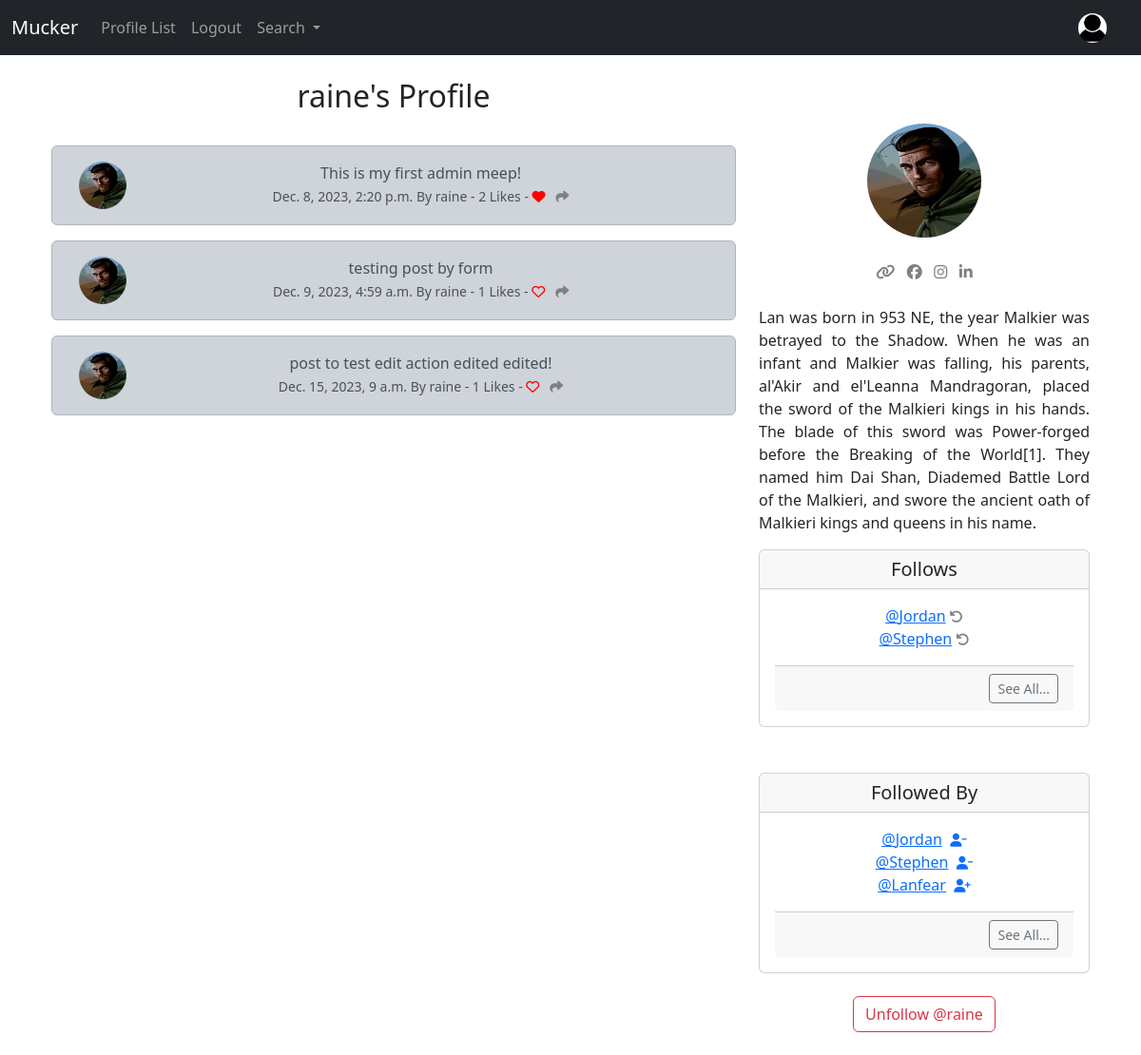
The app's page /profile/1 (signed in) with its own data.
### musker/models.py (models this page shows, shortened)
class Profile(models.Model):
	user = models.OneToOneField(User, on_delete=models.CASCADE)
	follows = models.ManyToManyField("self",
		related_name = "followed_by",
		symmetrical = False,
		blank = True)
	date_modifed = models.DateTimeField(User, auto_now = True)
	profile_image = models.ImageField(null=True, blank=True, upload_to="images/")
	profile_bio = models.CharField(null = True, blank=True, max_length=500)
	homepage_link = models.CharField(null = True, blank=True, max_length=100)
	facebook_link = models.CharField(null = True, blank=True, max_length=100)
	instagram_link = models.CharField(null = True, blank=True, max_length=100)
	linkedin_link = models.CharField(null = True, blank=True, max_length=100)
	def __str__(self):
		return self.user.username

class Meep(models.Model):
	user = models.ForeignKey(
		User, related_name = "meeps",
		on_delete = models.DO_NOTHING
		)
	body = models.CharField(max_length = 200)
	created_at = models.DateTimeField(auto_now_add = True)
	likes = models.ManyToManyField(User, related_name="meep_like",  blank=True)
	def number_of_likes(self):
		return self.likes.count()

### musker/views.py (the view, shortened to what this page needs)
# urls.py: path('profile/<int:pk>', views.profile, name= 'profile'),
def profile(request,pk):
	if request.user.is_authenticated:
		profile = Profile.objects.get(user_id=pk)
		meeps = Meep.objects.filter(user_id=pk)
		return render(request, "profile.html",
			{'profile': profile,
			"meeps": meeps})
	else:
		messages.success(request,("You must be logged in to view this page.."))
		return redirect('home')

### musker/templates/profile.html (shortened to what this page needs)
{% extends 'base.html' %}
{% load static %}
{% block content%}
	{% if profile %}
		<div class="container text-center">
			<div class="row">
				<div class="col-8">
					<h2>{{ profile.user.username }}'s Profile</h2><br/>
					{% if meeps %}
						{% for meep in meeps %}
							<div class="alert alert-dark" role="alert">
								<div class="container">
									<div class="row">
										<div class="col-1">
											{% if profile.profile_image %}
								    		<img src="{{ profile.profile_image.url }}" width="50"
								    		height="50" class="rounded-circle" alt="{{ profile.user.username }}">
								    	{% else %}
								      	<img src="{% static 'images/pp.jpg' %}" width="50"
								    		height="50" class="rounded-circle" alt="Profile Image">
								      {% endif %}
										</div>
										<div class="col-11">
											{{meep.body}}<br/>
								  		<small class="text-muted">
								  			{{meep.created_at}} By {{meep.user.username}}
								  			- {{ meep.number_of_likes }} Likes -
								  			{% if user in meep.likes.all %}
							  					<a href="{% url 'meep_like' meep.id %}"><i class="fa fa-heart" style="color:red"></i></a>
							  				{% else %}
							  					<a href="{% url 'meep_like' meep.id %}"><i class="fa fa-heart-o" style="color:red"></i></a>
							  				{% endif %}
							  				<a href="{% url 'meep_show' meep.id %}"><i class="fa-solid fa-share" style="color:gray;"></i></a>
								  		</small>
										</div>
									</div>
								</div>
							</div>
						{% endfor %}
					{% endif %}
				</div>
				<div class="col-4">
					<br/><br/>
					{% if profile.profile_image %}
						<img width="120" height="120" class="rounded-circle" src="{{ profile.profile_image.url }}">
						<br/><br/>
					{% endif %}
					{% if profile.homepage_link %}
						<a href="{{ profile.homepage_link }}" target="new" style="color:gray"><i class="fa-solid fa-link"></i></a>
					{% endif %}
					{% if profile.facebook_link %}
						<a href="{{ profile.facebook_link }}" target="new" style="color:gray"><i class="fa-brands fa-facebook"></i></a>
					{% endif %}
					{% if profile.instagram_link %}
						<a href="{{ profile.instagram_link }}" target="new" style="color:gray"><i class="fa-brands fa-instagram"></i></a>
					{% endif %}
					{% if profile.linkedin_link %}
						<a href="{{ profile.linkedin_link }}" target="new" style="color:gray"><i class="fa-brands fa-linkedin-in"></i></a>
					{% endif %}
					<br/><br/>
					{% if profile.profile_bio %}
						<p align="justify">
							{{ profile.profile_bio}}
						</p>
					{% endif %}
					<div class="card">
					  <h5 class="card-header">Follows</h5>
					  <div class="card-body">
					    <p class="card-text">
								{% for following in profile.follows.all %}
									<a href="{% url 'profile' following.user.id %}" >@{{ following }}</a> <a href="{% url 'unfollow' following.user.id %}"><i class="fa fa-undo small" style="color:gray;"></i></a><br/>
								{% endfor %}
					    </p>
					    <div class="card-footer text-end">
								<a href="{% url 'follows' profile.user.id%}"class="btn btn-sm btn-outline-secondary">See All...</a>
							</div>
					  </div>
					</div>
					<br/><br/>
					<div class="card">
					  <h5 class="card-header">Followed By</h5>
					  <div class="card-body">
					    <p class="card-text">
								{% for following in profile.followed_by.all|slice:3 %}
									<a href="{% url 'profile' following.user.id %}" >@{{ following }}</a>&nbsp;
									  {% if following in profile.follows.all %}
									  	<a href="{% url 'unfollow' following.user.id %}"><i class="fa fa-user-minus small"></i></a>
									  {% else %}
									  	<a href="{% url 'follow' following.user.id %}"><i class="fa fa-user-plus small"></i></a>
									  {% endif %}
									<br/>
								{% endfor %}
					    </p>
					    <div class="card-footer text-end">
									<a href="{% url 'followers' profile.user.id%}" class="btn btn-sm btn-outline-secondary">See All...</a>
							</div>
					  </div>
					</div>
					<br/>
					<form method="POST">
						{% if profile in user.profile.follows.all %}
							<button class="btn btn-outline-danger" name="follow" value="unfollow" type="submit">
								Unfollow @{{profile.user.username| lower }}
							</button>
						{% else %}
							<button class="btn btn-outline-success" name="follow" value="follow" type="submit">
								Follow @{{profile.user.username | lower}}
							</button>
						{% endif %}
					</form>
					<br/>
				</div>
			</div>
		</div>
	{% endif %}
{% endblock %}

### records on screen
Profile: user.username "raine", profile_image (picture), profile_bio "Lan was born in 953 NE, the year Malkier was betrayed to the Shadow. When he was an infant and Malkier was falling, his parents, al'Akir and el'Leanna Mandragoran, placed the sword of the Malkieri kings in his hands. The blade of this sword was Power-forged before the Breaking of the World[1]. They named him Dai Shan, Diademed Battle Lord of the Malkieri, and swore the ancient oath of Malkieri kings and queens in his name."
Meep: profile_image (picture), body "This is my first admin meep!", created_at "Dec. 8, 2023, 2:20 p.m.", user.username "raine", number_of_likes "2"
Meep: profile_image (picture), body "testing post by form", created_at "Dec. 9, 2023, 4:59 a.m.", user.username "raine", number_of_likes "1"
Meep: profile_image (picture), body "post to test edit action edited edited!", created_at "Dec. 15, 2023, 9 a.m.", user.username "raine", number_of_likes "1"
Profile: user.username "Jordan"
Profile: user.username "Stephen"
Profile: user.username "Lanfear"
